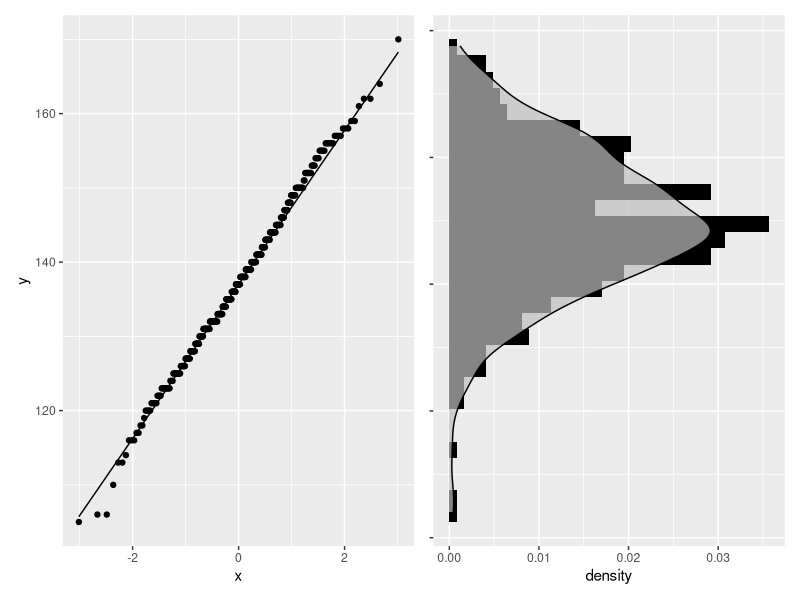
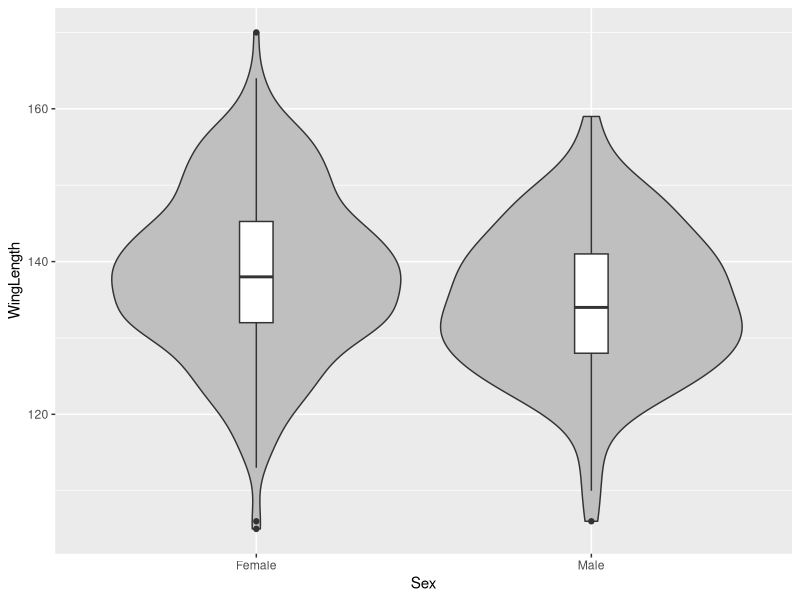
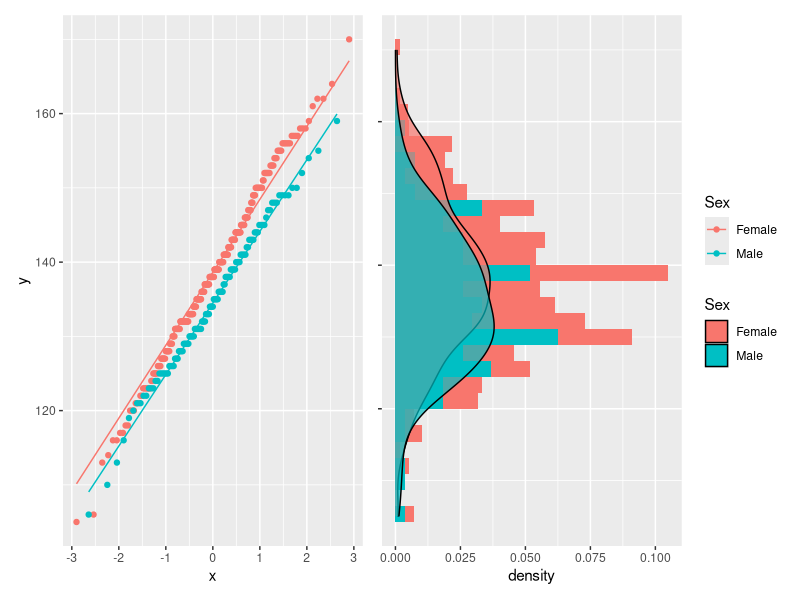
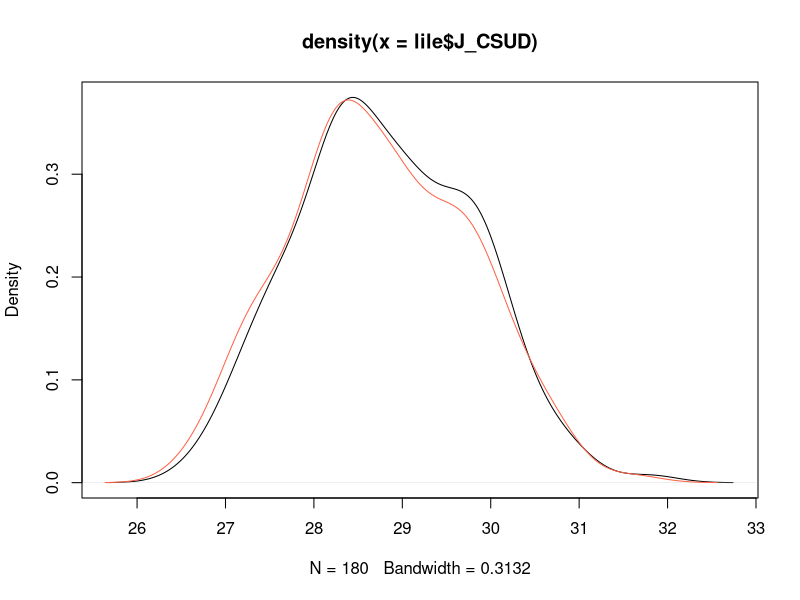

The R source for these figures, in order:


## Csomagok 
library(tidyverse)
library(RcmdrMisc)
library(patchwork)
library(car)

## Adatbeolvasás:

mydata <- read.table(file = "falcon.csv", 
                     h = T,
                     sep = ",",
                     dec = ".")

class(mydata)
str(mydata)

####### Egy mintás t-próba #########

# Kazakhsztánban a 18-20 napos fiókák átlag szárnyhossza = 142.3 mm
# Eltére-e ez a kardoskúti vércsékétől? 
# Tartható-e az az álláspont, hogy a két populáció várható értéke ugyanaz?
# 1. lépés deskriptív és exploratív hogy értsük mit csinálunk.

numSummary(mydata$WingLength)

# A qqplot kombinációs ábra
mydata %>% 
  ggplot(aes(sample=WingLength))+
  geom_qq()+
  geom_qq_line()-> histo

mydata %>% 
  ggplot(aes(x=BodyMass,
             y=..density..))+
  geom_histogram(fill="black")+
  geom_density(fill="grey75",
               alpha=0.7)+
#  scale_x_continuous(limits = c(110,175))+
  theme(axis.title.y = element_blank(),
        axis.text.y = element_blank()) -> qq

histo+(qq+coord_flip())

# Mi legyen a null hipotézis, és az ellen hipotézis?
# mik a t-próba feltételei?
# Teljesülnek itt?


t.test(mydata$WingLength,
       mu = 142.3)

# Szignifikáns különbséget találtunk (Egy mintás t-próba: t = -9.3, df=388, p << 0.001)

egymintas_t <- t.test(mydata$WingLength,
       mu = 142.3)

str(egymintas_t)

egymintas_t$p.value

# FELADAT:
# Tartható-e az az álláspont, 
#hogy a felkarcsont hosszának várható értéke 60.5 mm?

t.test(mydata$WBone,
       mu = 60.5)

######### független mintás t-próba #######

# Eltér-e a hímek és a tojók szárnyhossz várható értéke?
# H0 Mu_h = Mu_t

# D&E

numSummary(mydata$WingLength,
           groups = mydata$Sex)

# Violin plotok, gyak_2 ből
mydata %>% ggplot(aes(y=WingLength,
                      x=Sex))+
  geom_violin(fill="grey75")+
  geom_boxplot(notch = F,
               width = 0.1)

# # A qqplot kombinációs ábra ivaronként!
mydata %>% 
  ggplot(aes(sample = WingLength,
             color = Sex))+
  geom_qq()+
  geom_qq_line()-> histo
mydata %>% 
  ggplot(aes(x=WingLength,
             y=..density..,
             fill = Sex))+
  geom_histogram()+
  geom_density(alpha=0.7)+
  #  scale_x_continuous(limits = c(110,175))+
  theme(axis.title.y = element_blank(),
        axis.text.y = element_blank()) -> qq

histo+(qq+coord_flip())+plot_layout(guides = "collect")

# két mintás t-próba feltételei teljesülnek?

t.test(mydata$WingLength~mydata$Sex)

### Eltér-e a hímek és tojók szárnyhosszának szórása?

# milyen teszteket ismertek?
# mik a feltételeik?

var.test(mydata$WingLength~mydata$Sex)

leveneTest(mydata$WingLength~mydata$Sex)


##### Páros t-próba #####

# Eltér-e a lilék jobb és bal csűd hosszának várható értéke?
# Fluktuáló asszimetria

lile <- read.table("lile.csv",
                   h = T,
                   sep = ",")

str(lile)

# E&D
plot(density(lile$J_CSUD))
points(density(lile$B_CSUD),
       type = "l",
       col = "tomato")


# Páros t-próba feltételei?

lile$Csud_kul <- lile$J_CSUD-lile$B_CSUD

numSummary(lile$Csud_kul)


# A két teszt indentikus
t.test(lile$Csud_kul,mu=0)

t.test(lile$J_CSUD,lile$B_CSUD, 
       paired = T)
